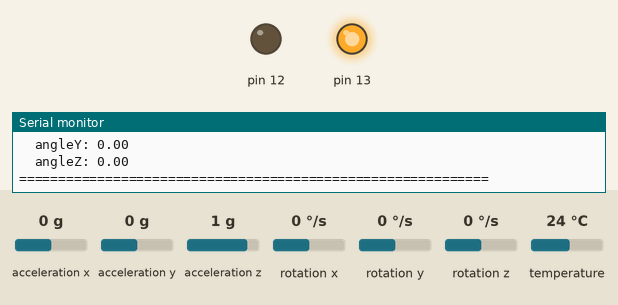
Recording of a sketch running on a simulated Arduino Uno, built with avr-gcc and run on an emulated ATmega328P. On the bench: output pins drawn as LEDs (lit = HIGH), the last lines printed to the serial monitor. Dashed ring = blinking. The inputs (shaded band) are chosen by the test bench; at power-on: acceleration x 0 g, acceleration y 0 g, acceleration z 1 g, rotation x 0 °/s, rotation y 0 °/s, rotation z 0 °/s, temperature 24 °C.

Above: at 4.2 s.
4.3 s: acceleration x set to -0.3 g
8.4 s: acceleration y set to 0.3 g
10.0 s: acceleration x set to 0 g
At 11.9 s:
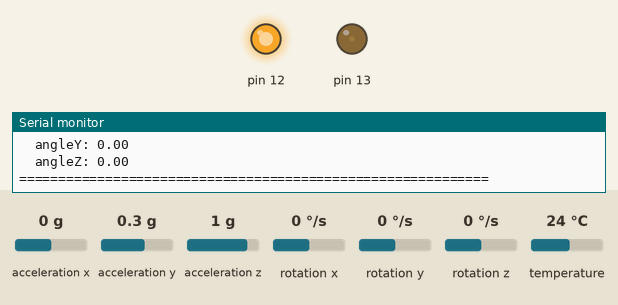
14.6 s: acceleration x set to -1.4 g
18.1 s: acceleration x set to -1.2 g
22.7 s: acceleration x set to 0.8 g
At 24.04 s:
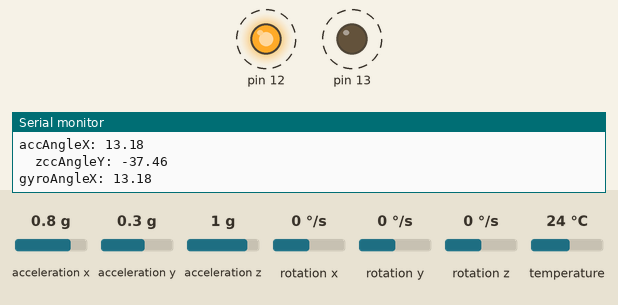
Timing chart, 0 to 28.3 s (numbered marks = the images above; inputs shaded):
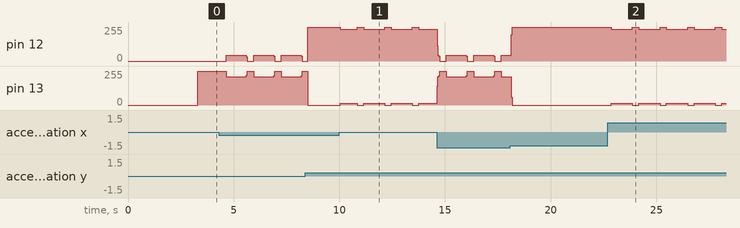

Measured:
- after the input at 10.0 s, pin 12: 255/255 → 240/255 after 0.05 s, then repeats every 1.3 s: 255/255 0.30 s, 240/255 1.0 s; pin 13: 0/255 → 15/255 after 0.05 s, then repeats every 1.3 s: 0/255 0.30 s, 15/255 1.0 s
- after the input at 22.7 s, pin 12: alternates 255/255 for 0.31 s and 240/255 for 1.0 s, starting after 0.17 s; pin 13: alternates 15/255 for 1.0 s and 0/255 for 0.31 s, starting after 0.17 s

The sketch:

InvertirGiroDeUnMotorConL293DParaCadaAnguloXYZdelMPU_Pag80_.ino
```cpp
/* TRANSCRITO   POR GUSTAVO JARRO CALLIZAYA*/
/*DEL*/
/*TEXTO: ROBOTICA CON ARDUINO 5º (SECUNDARIA COMUNITARIA PRODUCTIVA
  ) "TECHHOME"*/
/* PRACTICA:INVERTIR GIRO DEL MOTOR CON L293D PARA ANGULO Z,Y, Z DEL MPU
  PAGINA 80 DEL TEXTO*   */
  #include <MPU6050_tockn.h>
  #include<Wire.h>
  MPU6050 mpu6050(Wire);
  long timer = 0;

void setup() {
  // put your setup code here, to run once:
Serial.begin(9600);
pinMode(12, OUTPUT);
pinMode(13, OUTPUT);
Wire.begin();
mpu6050.begin();
mpu6050.calcGyroOffsets(true);
}

void loop() {
  // put your main code here, to run repeatedly:
mpu6050.update();
if(millis() - timer> 1000){
  Serial.println("============================================================");
  Serial.print("temp: "); Serial.println(mpu6050.getTemp());
  Serial.print("accx: "); Serial.println(mpu6050.getAccX());
  Serial.print("\taccY: "); Serial.println(mpu6050.getAccY());
  Serial.print("\taccZ: "); Serial.println(mpu6050.getAccZ());
  Serial.print("gyroX: "); Serial.println(mpu6050.getGyroX());
  Serial.print("\tgyroY: "); Serial.println(mpu6050.getGyroY());
  Serial.print("\tgyroZ: "); Serial.println(mpu6050.getGyroZ());
  Serial.print("accAngleX: "); Serial.println(mpu6050.getAccAngleX());
  Serial.print("\tzccAngleY: "); Serial.println(mpu6050.getAccAngleY());
  Serial.print("gyroAngleX: "); Serial.println(mpu6050.getGyroAngleX());
  Serial.print("gyroAngleY: "); Serial.println(mpu6050.getGyroAngleY());
  Serial.print("gyroAngleZ: "); Serial.println(mpu6050.getGyroAngleZ());
  Serial.print("angleX: "); Serial.println(mpu6050.getAngleX());
  Serial.print("\tangleY: "); Serial.println(mpu6050.getAngleY());
  Serial.print("\tangleZ: "); Serial.println(mpu6050.getAngleZ());
  Serial.println("============================================================");
  timer  = millis();

}
if(mpu6050.getAngleX()>10){
  digitalWrite(12, 1);
  digitalWrite(13, 0);

}
if(mpu6050.getAngleX()<10){
  digitalWrite(12, 0);
  digitalWrite(13, 1);

}
if(mpu6050.getAngleY()>10){
  digitalWrite(12, 1);
  digitalWrite(13, 0);

}
if(mpu6050.getAngleY()<10){
  digitalWrite(12, 0);
  digitalWrite(13, 1);

}
if(mpu6050.getAngleX()>10){
  digitalWrite(12, 1);
  digitalWrite(13, 0);

}
if(mpu6050.getAngleX()<10){
  digitalWrite(12, 0);
  digitalWrite(13, 1);

}
}
```
